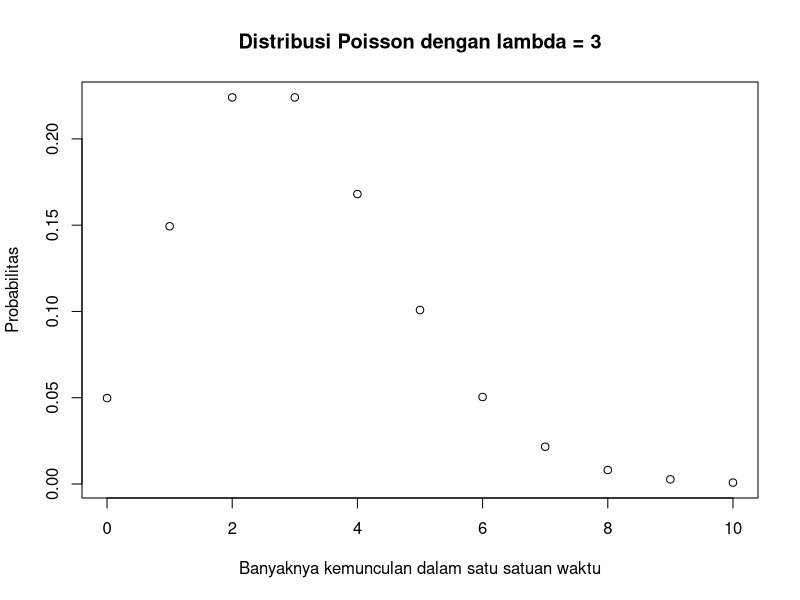

Reproduce this figure in R.
dpois(2, lambda = 3)

ppois(2, lambda = 3)

dpois(0, lambda = 3) +
  dpois(1, lambda = 3) +
  dpois(2, lambda = 3)

par_lambda <- 3
x_pois <- 0 : 10
p_pois <- dpois(x_pois, lambda = par_lambda)
plot(x_pois, p_pois,
     main = "Distribusi Poisson dengan lambda = 3",
     xlab = "Banyaknya kemunculan dalam satu satuan waktu",
     ylab = "Probabilitas")